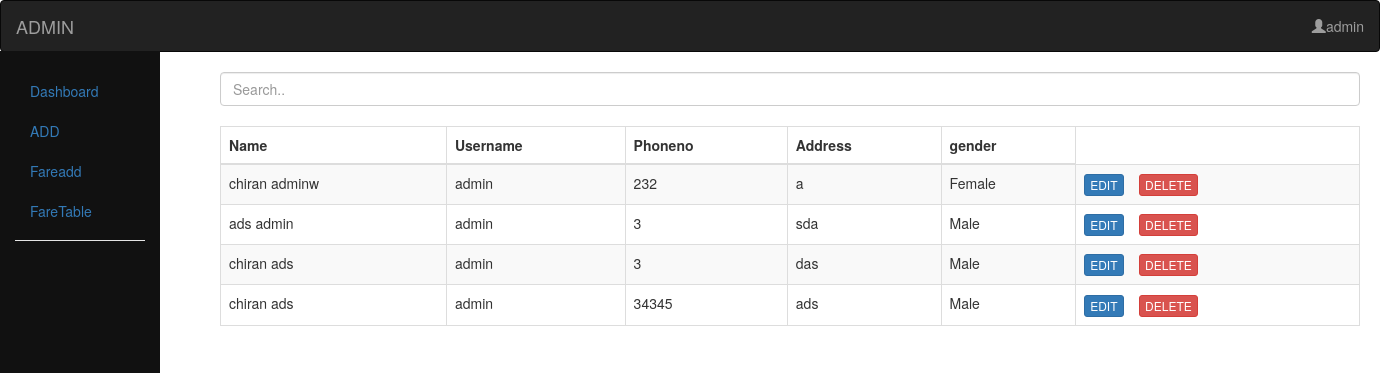
Screenshot of /index.php (signed in) with the database file from the repository.
### tables this page shows
CREATE TABLE `tbl_traffic` (
  `tra_id` int(11) NOT NULL,
  `tra_username` varchar(50) NOT NULL,
  `tra_password` varchar(50) NOT NULL,
  `tra_firstname` varchar(50) NOT NULL,
  `tra_middlename` varchar(50) DEFAULT NULL,
  `tra_lastname` varchar(50) NOT NULL,
  `tra_gender` enum('Male','Female') NOT NULL,
  `tra_address` varchar(50) NOT NULL,
  `tra_contact` bigint(10) NOT NULL,
  `adm_id` int(11) NOT NULL
);

### index.php (the view, shortened to what this page needs)
  <?php
  include 'header.php';
  include 'sidebar.php';
  ?>
<div class="main" style=" margin-left: 200px;">
<div class="container">
  <input class="form-control" id="myInput" type="text" placeholder="Search..">
  <br>
  <table class="table table-bordered table-striped">
    <thead>
      <tr>
                            <th>Name</th>
                             <th>Username</th>
                            <th>Phoneno</th>
                            <th>Address</th>
                            <th>gender</th>
      </tr>
    </thead>
    <tbody id="myTable">
      <tr><?
          $stmt = $conn->prepare("SELECT   * from tbl_traffic ");
                      $stmt->execute();
                    foreach($stmt->fetchAll() as $k=>$v)
                    {
                      ?>
                          <td><?php echo $v['tra_firstname']." ".$v['tra_lastname'];?></td>
                            <td><?php echo $v['tra_username']?></td>
                          <td><?php echo $v['tra_contact'];?></td>
                              <td><?php echo $v['tra_address'];?></td>
                              <td><?php echo $v['tra_gender'];?></td>
                                <td>
                            <a href="traffic.php?id=<?php echo $v['tra_id'];?>"><button type="submit" class="btn btn-primary btn-xs">
                        EDIT
                      </button> &nbsp;&nbsp;
                            <a href="trafficdelete.php?id=<?php echo $v['tra_id']; ?>"onclick="return confirm('Are you sure to delete?');"><button type="submit"  class="btn btn-danger btn-xs" ><i class="icon-trash"></i> DELETE</button></a>&nbsp;
                              </td>
                            </tr>
                              <?php }
                            ?>
    </tbody>
  </table>
</div>
</body>
</html>

### header.php (shortened to what this page needs)
<!DOCTYPE html>
<html lang="en">
<head>
  <link rel="stylesheet" href="https://maxcdn.bootstrapcdn.com/bootstrap/3.3.7/css/bootstrap.min.css">
</head>
<body>
<nav class="navbar navbar-inverse" >
  <div class="container-fluid" >
    <div class="navbar-header"  >
      <a class="navbar-brand" href="#">ADMIN</a>
    </div>
   <ul class="nav navbar-nav navbar-right">
          <li class="dropdown" id="menuLogin">
            <a class="dropdown-toggle" href="#" data-toggle="dropdown" id="navLogin"><span class="glyphicon glyphicon-user"></span><?php echo  $_SESSION['username'] ?></a>
          </li>
        </ul>
  </div>
</nav>

### sidebar.php
<div class="container-fluid">
    <div class="row row-offcanvas row-offcanvas-left">
        <div class="col-xs-2 col-sm-3 sidebar-offcanvas" id="sidebar" role="navigation" style="  height: 100%;
    width: 160px;
    position: fixed;
    z-index: 1;
    top: 51px;
    left: 0;
    background-color: #111;
    overflow-x: hidden;
    padding-top: 20px;
">
            <div class="sidebar-nav" >
                <ul class="nav">
                    <li class="active"><a href="index.php">Dashboard</a></li>
                    <li class="active"><a href="useradd.php">ADD</a></li>
                     <li class="active"><a href="fare.php">Fareadd</a></li>
                    <li class="active"><a href="faretable.php"">FareTable</a></li>
                    <li class="nav-divider"></li>
                </ul>
            </div>
        </div>

### rows the page displays
tbl_traffic: tra_firstname "chiran", tra_lastname "adminw", tra_username "admin", tra_contact "232", tra_address "a", tra_gender "Female"
tbl_traffic: tra_firstname "ads", tra_lastname "admin", tra_username "admin", tra_contact "3", tra_address "sda", tra_gender "Male"
tbl_traffic: tra_firstname "chiran", tra_lastname "ads", tra_username "admin", tra_contact "3", tra_address "das", tra_gender "Male"
tbl_traffic: tra_firstname "chiran", tra_lastname "ads", tra_username "admin", tra_contact "34345", tra_address "ads", tra_gender "Male"

### other values shown
$_SESSION['username'] "admin"
